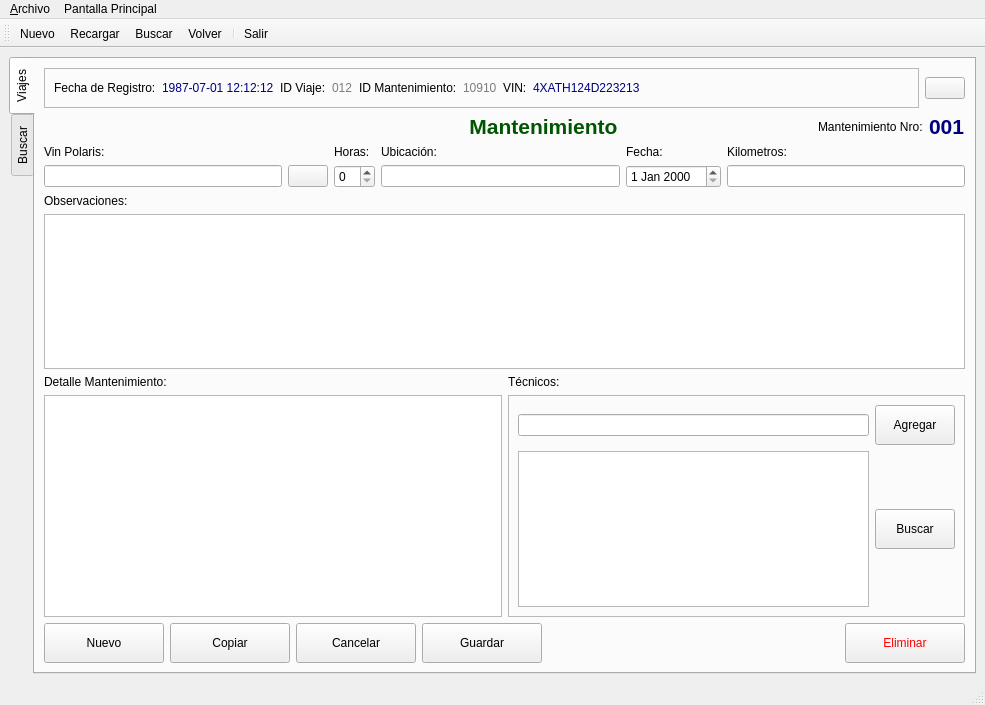
<?xml version="1.0" encoding="UTF-8"?>
<ui version="4.0">
 <class>frmViaje</class>
 <widget class="QMainWindow" name="frmViaje">
  <property name="geometry">
   <rect>
    <x>0</x>
    <y>0</y>
    <width>985</width>
    <height>705</height>
   </rect>
  </property>
  <property name="acceptDrops">
   <bool>true</bool>
  </property>
  <property name="windowTitle">
   <string>Viajes Mantenimientos</string>
  </property>
  <property name="windowIcon">
   <iconset resource="polaris.qrc">
    <normaloff>:/Icons/icons/gear.png</normaloff>:/Icons/icons/gear.png</iconset>
  </property>
  <property name="documentMode">
   <bool>false</bool>
  </property>
  <property name="tabShape">
   <enum>QTabWidget::Rounded</enum>
  </property>
  <widget class="QWidget" name="centralwidget">
   <layout class="QVBoxLayout" name="verticalLayout_3">
    <item>
     <widget class="QTabWidget" name="tabWidget">
      <property name="toolTip">
       <string notr="true"/>
      </property>
      <property name="tabPosition">
       <enum>QTabWidget::West</enum>
      </property>
      <property name="currentIndex">
       <number>0</number>
      </property>
      <property name="iconSize">
       <size>
        <width>16</width>
        <height>16</height>
       </size>
      </property>
      <property name="documentMode">
       <bool>false</bool>
      </property>
      <property name="tabsClosable">
       <bool>false</bool>
      </property>
      <property name="movable">
       <bool>true</bool>
      </property>
      <widget class="QWidget" name="tab_form">
       <attribute name="icon">
        <iconset>
         <normalon>:/Icons/icons/flag_black.png</normalon>
        </iconset>
       </attribute>
       <attribute name="title">
        <string>Viajes</string>
       </attribute>
       <layout class="QVBoxLayout" name="verticalLayout_7">
        <item>
         <layout class="QVBoxLayout" name="verticalLayout_6">
          <item>
           <layout class="QHBoxLayout" name="horizontalLayout_4">
            <item>
             <widget class="QFrame" name="frame">
              <property name="frameShape">
               <enum>QFrame::StyledPanel</enum>
              </property>
              <property name="frameShadow">
               <enum>QFrame::Raised</enum>
              </property>
              <layout class="QHBoxLayout" name="horizontalLayout_3">
               <item>
                <layout class="QHBoxLayout" name="horizontalLayout_2">
                 <item>
                  <widget class="QLabel" name="lbl_fecha_registroa">
                   <property name="text">
                    <string>Fecha de Registro:</string>
                   </property>
                  </widget>
                 </item>
                 <item>
                  <widget class="QLabel" name="lbl_fecha_registrob">
                   <property name="toolTip">
                    <string>Fecha de Registro en el sistema</string>
                   </property>
                   <property name="text">
                    <string>&lt;html&gt;&lt;head/&gt;&lt;body&gt;&lt;p&gt;&lt;span style=&quot; color:#00007f;&quot;&gt;1987-07-01 12:12:12&lt;/span&gt;&lt;/p&gt;&lt;/body&gt;&lt;/html&gt;</string>
                   </property>
                  </widget>
                 </item>
                 <item>
                  <widget class="QLabel" name="lbl_id_viajea">
                   <property name="text">
                    <string>ID Viaje:</string>
                   </property>
                  </widget>
                 </item>
                 <item>
                  <widget class="QLabel" name="lbl_id_viajeb">
                   <property name="toolTip">
                    <string>Identificador del Viaje</string>
                   </property>
                   <property name="text">
                    <string>&lt;html&gt;&lt;head/&gt;&lt;body&gt;&lt;p&gt;&lt;span style=&quot; color:#7c7c7c;&quot;&gt;012&lt;/span&gt;&lt;/p&gt;&lt;/body&gt;&lt;/html&gt;</string>
                   </property>
                  </widget>
                 </item>
                 <item>
                  <widget class="QLabel" name="lbl_id_mantenimientoa">
                   <property name="text">
                    <string>ID Mantenimiento:</string>
                   </property>
                  </widget>
                 </item>
                 <item>
                  <widget class="QLabel" name="lbl_id_mantenimientob">
                   <property name="toolTip">
                    <string>Identificador del mantenimiento</string>
                   </property>
                   <property name="text">
                    <string>&lt;html&gt;&lt;head/&gt;&lt;body&gt;&lt;p&gt;&lt;span style=&quot; color:#7c7c7c;&quot;&gt;10910&lt;/span&gt;&lt;/p&gt;&lt;/body&gt;&lt;/html&gt;</string>
                   </property>
                  </widget>
                 </item>
                 <item>
                  <widget class="QLabel" name="lbl_vina">
                   <property name="text">
                    <string>VIN:</string>
                   </property>
                  </widget>
                 </item>
                 <item>
                  <widget class="QLabel" name="lbl_vinb">
                   <property name="toolTip">
                    <string>Numero de vin del vehiculo</string>
                   </property>
                   <property name="text">
                    <string>&lt;html&gt;&lt;head/&gt;&lt;body&gt;&lt;p&gt;&lt;span style=&quot; color:#00007f;&quot;&gt;4XATH124D223213&lt;/span&gt;&lt;/p&gt;&lt;/body&gt;&lt;/html&gt;</string>
                   </property>
                  </widget>
                 </item>
                 <item>
                  <spacer name="horizontalSpacer_3">
                   <property name="orientation">
                    <enum>Qt::Horizontal</enum>
                   </property>
                   <property name="sizeHint" stdset="0">
                    <size>
                     <width>40</width>
                     <height>20</height>
                    </size>
                   </property>
                  </spacer>
                 </item>
                </layout>
               </item>
              </layout>
             </widget>
            </item>
            <item>
             <widget class="QPushButton" name="btn_home">
              <property name="toolTip">
               <string>Regreasar al Panel de Control</string>
              </property>
              <property name="text">
               <string/>
              </property>
              <property name="icon">
               <iconset>
                <normalon>:/Icons/icons/folder_home2.png</normalon>
               </iconset>
              </property>
              <property name="iconSize">
               <size>
                <width>56</width>
                <height>56</height>
               </size>
              </property>
             </widget>
            </item>
           </layout>
          </item>
          <item>
           <layout class="QHBoxLayout" name="horizontalLayout_5">
            <item>
             <widget class="QPushButton" name="btn_primero">
              <property name="toolTip">
               <string comment="Primer Registro">&lt;html&gt;&lt;head/&gt;&lt;body&gt;&lt;p&gt;Primer Registro&lt;/p&gt;&lt;/body&gt;&lt;/html&gt;</string>
              </property>
              <property name="text">
               <string/>
              </property>
              <property name="icon">
               <iconset>
                <normalon>:/Icons/icons/start.png</normalon>
               </iconset>
              </property>
              <property name="iconSize">
               <size>
                <width>32</width>
                <height>32</height>
               </size>
              </property>
              <property name="autoDefault">
               <bool>false</bool>
              </property>
              <property name="default">
               <bool>false</bool>
              </property>
              <property name="flat">
               <bool>true</bool>
              </property>
             </widget>
            </item>
            <item>
             <widget class="QPushButton" name="btn_anterior">
              <property name="toolTip">
               <string>&lt;html&gt;&lt;head/&gt;&lt;body&gt;&lt;p&gt;Registro Anterior&lt;/p&gt;&lt;/body&gt;&lt;/html&gt;</string>
              </property>
              <property name="text">
               <string/>
              </property>
              <property name="icon">
               <iconset>
                <normalon>:/Icons/icons/previous.png</normalon>
               </iconset>
              </property>
              <property name="iconSize">
               <size>
                <width>32</width>
                <height>32</height>
               </size>
              </property>
              <property name="autoDefault">
               <bool>false</bool>
              </property>
              <property name="default">
               <bool>false</bool>
              </property>
              <property name="flat">
               <bool>true</bool>
              </property>
             </widget>
            </item>
            <item>
             <widget class="QPushButton" name="btn_recargar">
              <property name="toolTip">
               <string>Recargar</string>
              </property>
              <property name="text">
               <string/>
              </property>
              <property name="icon">
               <iconset>
                <normalon>:/Icons/icons/reload.png</normalon>
               </iconset>
              </property>
              <property name="iconSize">
               <size>
                <width>40</width>
                <height>40</height>
               </size>
              </property>
              <property name="autoDefault">
               <bool>false</bool>
              </property>
              <property name="default">
               <bool>false</bool>
              </property>
              <property name="flat">
               <bool>true</bool>
              </property>
             </widget>
            </item>
            <item>
             <widget class="QPushButton" name="btn_siguiente">
              <property name="toolTip">
               <string>&lt;html&gt;&lt;head/&gt;&lt;body&gt;&lt;p&gt;Siguiente Registro&lt;/p&gt;&lt;/body&gt;&lt;/html&gt;</string>
              </property>
              <property name="text">
               <string/>
              </property>
              <property name="icon">
               <iconset>
                <normalon>:/Icons/icons/forward.png</normalon>
               </iconset>
              </property>
              <property name="iconSize">
               <size>
                <width>32</width>
                <height>32</height>
               </size>
              </property>
              <property name="autoDefault">
               <bool>false</bool>
              </property>
              <property name="default">
               <bool>false</bool>
              </property>
              <property name="flat">
               <bool>true</bool>
              </property>
             </widget>
            </item>
            <item>
             <widget class="QPushButton" name="btn_ultimo">
              <property name="toolTip">
               <string>Último Registro</string>
              </property>
              <property name="text">
               <string/>
              </property>
              <property name="icon">
               <iconset>
                <normalon>:/Icons/icons/finish.png</normalon>
               </iconset>
              </property>
              <property name="iconSize">
               <size>
                <width>32</width>
                <height>32</height>
               </size>
              </property>
              <property name="autoDefault">
               <bool>false</bool>
              </property>
              <property name="default">
               <bool>false</bool>
              </property>
              <property name="flat">
               <bool>true</bool>
              </property>
             </widget>
            </item>
            <item>
             <spacer name="horizontalSpacer_4">
              <property name="orientation">
               <enum>Qt::Horizontal</enum>
              </property>
              <property name="sizeHint" stdset="0">
               <size>
                <width>40</width>
                <height>20</height>
               </size>
              </property>
             </spacer>
            </item>
            <item>
             <widget class="QLabel" name="lbl_mantenimiento">
              <property name="toolTip">
               <string/>
              </property>
              <property name="text">
               <string>&lt;html&gt;&lt;head/&gt;&lt;body&gt;&lt;p align=&quot;center&quot;&gt;&lt;span style=&quot; font-size:16pt; font-weight:600; color:#005500;&quot;&gt;Mantenimiento&lt;/span&gt;&lt;/p&gt;&lt;/body&gt;&lt;/html&gt;</string>
              </property>
             </widget>
            </item>
            <item>
             <spacer name="horizontalSpacer_5">
              <property name="orientation">
               <enum>Qt::Horizontal</enum>
              </property>
              <property name="sizeHint" stdset="0">
               <size>
                <width>40</width>
                <height>20</height>
               </size>
              </property>
             </spacer>
            </item>
            <item>
             <widget class="QLabel" name="lbl_mantenimiento_nroa">
              <property name="text">
               <string>Mantenimiento Nro:</string>
              </property>
             </widget>
            </item>
            <item>
             <widget class="QLabel" name="lbl_mantenimiento_nrob">
              <property name="toolTip">
               <string>Numero del mantenimiento</string>
              </property>
              <property name="text">
               <string>&lt;html&gt;&lt;head/&gt;&lt;body&gt;&lt;p&gt;&lt;span style=&quot; font-size:16pt; font-weight:600; color:#00007f;&quot;&gt;001&lt;/span&gt;&lt;/p&gt;&lt;/body&gt;&lt;/html&gt;</string>
              </property>
             </widget>
            </item>
           </layout>
          </item>
          <item>
           <layout class="QGridLayout" name="gridLayout_2">
            <item row="0" column="0">
             <widget class="QLabel" name="lbl_vin_polaris">
              <property name="text">
               <string>Vin Polaris:</string>
              </property>
             </widget>
            </item>
            <item row="0" column="2">
             <widget class="QLabel" name="lbl_horas">
              <property name="text">
               <string>Horas:</string>
              </property>
              <property name="buddy">
               <cstring>cmb_horas</cstring>
              </property>
             </widget>
            </item>
            <item row="0" column="3">
             <widget class="QLabel" name="lbl_ubicacion">
              <property name="text">
               <string>Ubicación:</string>
              </property>
             </widget>
            </item>
            <item row="0" column="4">
             <widget class="QLabel" name="lbl_fecha">
              <property name="text">
               <string>Fecha:</string>
              </property>
              <property name="buddy">
               <cstring>cmb_fecha</cstring>
              </property>
             </widget>
            </item>
            <item row="0" column="5">
             <widget class="QLabel" name="lbl_kilometros">
              <property name="text">
               <string>Kilometros:</string>
              </property>
             </widget>
            </item>
            <item row="1" column="0">
             <widget class="QLineEdit" name="txt_vin_polaris">
              <property name="toolTip">
               <string>Ingresar un nuevo vin</string>
              </property>
             </widget>
            </item>
            <item row="1" column="1">
             <widget class="QPushButton" name="btn_buscar_vin">
              <property name="toolTip">
               <string>Buscar un vin de un vehiculo</string>
              </property>
              <property name="text">
               <string/>
              </property>
              <property name="icon">
               <iconset>
                <normalon>:/Icons/icons/kfind.png</normalon>
               </iconset>
              </property>
             </widget>
            </item>
            <item row="1" column="2">
             <widget class="QSpinBox" name="cmb_horas">
              <property name="maximum">
               <number>99</number>
              </property>
             </widget>
            </item>
            <item row="1" column="3">
             <widget class="QLineEdit" name="txt_ubicacion">
              <property name="toolTip">
               <string>Ingresar ubicacion</string>
              </property>
             </widget>
            </item>
            <item row="1" column="4">
             <widget class="QDateEdit" name="cmb_fecha"/>
            </item>
            <item row="1" column="5">
             <widget class="QLineEdit" name="txt_kilometros">
              <property name="toolTip">
               <string>Ingresar kilometros</string>
              </property>
             </widget>
            </item>
           </layout>
          </item>
          <item>
           <layout class="QVBoxLayout" name="verticalLayout_4">
            <item>
             <widget class="QLabel" name="lbl_observaciones">
              <property name="text">
               <string>Observaciones:</string>
              </property>
             </widget>
            </item>
            <item>
             <widget class="QPlainTextEdit" name="rtxt_observaciones">
              <property name="toolTip">
               <string>Observaciondes del vehiculo</string>
              </property>
             </widget>
            </item>
           </layout>
          </item>
          <item>
           <layout class="QGridLayout" name="gridLayout_4">
            <item row="0" column="0">
             <widget class="QLabel" name="lbl_detalle_mantenimiento">
              <property name="text">
               <string>Detalle Mantenimiento:</string>
              </property>
             </widget>
            </item>
            <item row="0" column="1">
             <widget class="QLabel" name="lbl_tecnicos">
              <property name="text">
               <string>Técnicos:</string>
              </property>
             </widget>
            </item>
            <item row="1" column="0">
             <widget class="QTableWidget" name="tbl_detalle_mantenimiento">
              <property name="toolTip">
               <string>Detallar el mantenimiento</string>
              </property>
             </widget>
            </item>
            <item row="1" column="1">
             <widget class="QFrame" name="frame_3">
              <property name="styleSheet">
               <string notr="true"/>
              </property>
              <property name="frameShape">
               <enum>QFrame::StyledPanel</enum>
              </property>
              <property name="frameShadow">
               <enum>QFrame::Raised</enum>
              </property>
              <layout class="QVBoxLayout" name="verticalLayout_5">
               <item>
                <layout class="QGridLayout" name="gridLayout_3">
                 <item row="0" column="0">
                  <widget class="QLineEdit" name="txt_tecnicos">
                   <property name="toolTip">
                    <string>Agregar tecnicos</string>
                   </property>
                   <property name="dragEnabled">
                    <bool>true</bool>
                   </property>
                  </widget>
                 </item>
                 <item row="0" column="1">
                  <widget class="QPushButton" name="btn_agregar_tecnicos">
                   <property name="minimumSize">
                    <size>
                     <width>0</width>
                     <height>40</height>
                    </size>
                   </property>
                   <property name="toolTip">
                    <string>Agregar nuevos tecnicos</string>
                   </property>
                   <property name="text">
                    <string>Agregar</string>
                   </property>
                   <property name="icon">
                    <iconset resource="polaris.qrc">
                     <normaloff>:/Icons/icons/plus.png</normaloff>:/Icons/icons/plus.png</iconset>
                   </property>
                  </widget>
                 </item>
                 <item row="1" column="0">
                  <widget class="QListView" name="lsv_tecnicos">
                   <property name="toolTip">
                    <string>Listado de tecnicos</string>
                   </property>
                  </widget>
                 </item>
                 <item row="1" column="1">
                  <widget class="QPushButton" name="btn_buscar_tecnicos">
                   <property name="minimumSize">
                    <size>
                     <width>0</width>
                     <height>40</height>
                    </size>
                   </property>
                   <property name="toolTip">
                    <string>Buscar tecnicos</string>
                   </property>
                   <property name="text">
                    <string>Buscar</string>
                   </property>
                   <property name="icon">
                    <iconset resource="polaris.qrc">
                     <normaloff>:/Icons/icons/find.png</normaloff>:/Icons/icons/find.png</iconset>
                   </property>
                  </widget>
                 </item>
                </layout>
               </item>
              </layout>
             </widget>
            </item>
           </layout>
          </item>
          <item>
           <layout class="QHBoxLayout" name="horizontalLayout_6">
            <item>
             <widget class="QPushButton" name="btn_nuevo">
              <property name="minimumSize">
               <size>
                <width>120</width>
                <height>40</height>
               </size>
              </property>
              <property name="text">
               <string>Nuevo</string>
              </property>
              <property name="icon">
               <iconset>
                <normalon>:/Icons/icons/filenew.png</normalon>
               </iconset>
              </property>
             </widget>
            </item>
            <item>
             <widget class="QPushButton" name="btn_copiar">
              <property name="minimumSize">
               <size>
                <width>120</width>
                <height>40</height>
               </size>
              </property>
              <property name="text">
               <string>Copiar</string>
              </property>
              <property name="icon">
               <iconset>
                <normaloff>:/Icons/icons/document_multiple.png</normaloff>
                <normalon>:/Icons/icons/editpaste.png</normalon>:/Icons/icons/document_multiple.png</iconset>
              </property>
             </widget>
            </item>
            <item>
             <widget class="QPushButton" name="btn_cancelar">
              <property name="minimumSize">
               <size>
                <width>120</width>
                <height>40</height>
               </size>
              </property>
              <property name="text">
               <string>Cancelar</string>
              </property>
              <property name="icon">
               <iconset>
                <normaloff>:/Icons/icons/button_cancel.png</normaloff>
                <normalon>:/Icons/icons/mail_delete.png</normalon>:/Icons/icons/button_cancel.png</iconset>
              </property>
             </widget>
            </item>
            <item>
             <widget class="QPushButton" name="btn_guardar">
              <property name="minimumSize">
               <size>
                <width>120</width>
                <height>40</height>
               </size>
              </property>
              <property name="text">
               <string>Guardar</string>
              </property>
              <property name="icon">
               <iconset resource="polaris.qrc">
                <normaloff>:/Icons/icons/filesave.png</normaloff>:/Icons/icons/filesave.png</iconset>
              </property>
             </widget>
            </item>
            <item>
             <spacer name="horizontalSpacer_6">
              <property name="orientation">
               <enum>Qt::Horizontal</enum>
              </property>
              <property name="sizeHint" stdset="0">
               <size>
                <width>40</width>
                <height>20</height>
               </size>
              </property>
             </spacer>
            </item>
            <item>
             <widget class="QPushButton" name="btn_eliminar">
              <property name="minimumSize">
               <size>
                <width>120</width>
                <height>40</height>
               </size>
              </property>
              <property name="styleSheet">
               <string notr="true">color: rgb(255, 0, 0);

</string>
              </property>
              <property name="text">
               <string>Eliminar</string>
              </property>
              <property name="icon">
               <iconset>
                <normaloff>:/Icons/icons/button_cancel.png</normaloff>
                <normalon>:/Icons/icons/user_trash.png</normalon>:/Icons/icons/button_cancel.png</iconset>
              </property>
             </widget>
            </item>
           </layout>
          </item>
         </layout>
        </item>
       </layout>
       <zorder>frame</zorder>
       <zorder>lbl_vin_polaris</zorder>
       <zorder>lbl_detalle_mantenimiento</zorder>
       <zorder>btn_guardar</zorder>
       <zorder>btn_cancelar</zorder>
       <zorder>btn_copiar</zorder>
       <zorder>btn_nuevo</zorder>
       <zorder>btn_home</zorder>
       <zorder>btn_primero</zorder>
       <zorder>btn_anterior</zorder>
       <zorder>btn_siguiente</zorder>
       <zorder>btn_ultimo</zorder>
       <zorder>btn_recargar</zorder>
       <zorder>tbl_detalle_mantenimiento</zorder>
       <zorder>txt_vin_polaris</zorder>
       <zorder>btn_buscar_vin</zorder>
       <zorder>lbl_horas</zorder>
       <zorder>cmb_horas</zorder>
       <zorder>lbl_ubicacion</zorder>
       <zorder>txt_ubicacion</zorder>
       <zorder>cmb_fecha</zorder>
       <zorder>lbl_fecha</zorder>
       <zorder>lbl_kilometros</zorder>
       <zorder>txt_kilometros</zorder>
       <zorder>rtxt_observaciones</zorder>
       <zorder>lbl_observaciones</zorder>
       <zorder>frame_3</zorder>
       <zorder>lbl_tecnicos</zorder>
       <zorder>lbl_mantenimiento_nroa</zorder>
       <zorder>lbl_mantenimiento_nrob</zorder>
       <zorder>lbl_mantenimiento</zorder>
       <zorder>btn_eliminar</zorder>
       <zorder>horizontalSpacer_4</zorder>
       <zorder>horizontalSpacer_5</zorder>
       <zorder>horizontalSpacer_6</zorder>
      </widget>
      <widget class="QWidget" name="tab_search">
       <attribute name="icon">
        <iconset>
         <normalon>:/Icons/icons/find.png</normalon>
        </iconset>
       </attribute>
       <attribute name="title">
        <string>Buscar</string>
       </attribute>
       <layout class="QVBoxLayout" name="verticalLayout_2">
        <item>
         <layout class="QVBoxLayout" name="verticalLayout">
          <item>
           <layout class="QGridLayout" name="gridLayout">
            <item row="0" column="0">
             <widget class="QLabel" name="lbl_columna">
              <property name="text">
               <string>Columna:</string>
              </property>
             </widget>
            </item>
            <item row="0" column="1">
             <widget class="QLabel" name="lbl_operador">
              <property name="text">
               <string>Operador:</string>
              </property>
             </widget>
            </item>
            <item row="0" column="2">
             <widget class="QLabel" name="lbl_criterio">
              <property name="text">
               <string>Criterio:</string>
              </property>
             </widget>
            </item>
            <item row="0" column="4" rowspan="2">
             <widget class="QPushButton" name="btn_buscar">
              <property name="toolTip">
               <string>Buscar</string>
              </property>
              <property name="text">
               <string>Buscar</string>
              </property>
              <property name="icon">
               <iconset>
                <normalon>:/Icons/icons/kfind.png</normalon>
               </iconset>
              </property>
             </widget>
            </item>
            <item row="1" column="0">
             <widget class="QComboBox" name="cmb_columna">
              <property name="toolTip">
               <string>Seleccione una columna por la que desea buscar</string>
              </property>
             </widget>
            </item>
            <item row="1" column="1">
             <widget class="QComboBox" name="cmb_operador">
              <property name="toolTip">
               <string>Operador</string>
              </property>
              <item>
               <property name="text">
                <string>Es Igual a...</string>
               </property>
              </item>
              <item>
               <property name="text">
                <string>Contiene...</string>
               </property>
              </item>
              <item>
               <property name="text">
                <string>Empieza Con...</string>
               </property>
              </item>
              <item>
               <property name="text">
                <string>Termina en...</string>
               </property>
              </item>
              <item>
               <property name="text">
                <string>No tiene...</string>
               </property>
              </item>
              <item>
               <property name="text">
                <string>Diferente de...</string>
               </property>
              </item>
             </widget>
            </item>
            <item row="1" column="2">
             <widget class="QLineEdit" name="txt_criterio">
              <property name="toolTip">
               <string>Ingrese un criterio de búsqueda basado en el operador</string>
              </property>
             </widget>
            </item>
            <item row="1" column="3">
             <spacer name="horizontalSpacer_2">
              <property name="orientation">
               <enum>Qt::Horizontal</enum>
              </property>
              <property name="sizeHint" stdset="0">
               <size>
                <width>40</width>
                <height>20</height>
               </size>
              </property>
             </spacer>
            </item>
           </layout>
          </item>
          <item>
           <widget class="QTableWidget" name="tbl_resultados">
            <property name="toolTip">
             <string>Resultados Búsqueda</string>
            </property>
           </widget>
          </item>
          <item>
           <layout class="QHBoxLayout" name="horizontalLayout">
            <item>
             <spacer name="horizontalSpacer">
              <property name="orientation">
               <enum>Qt::Horizontal</enum>
              </property>
              <property name="sizeHint" stdset="0">
               <size>
                <width>40</width>
                <height>20</height>
               </size>
              </property>
             </spacer>
            </item>
            <item>
             <widget class="QPushButton" name="btn_mostrar">
              <property name="text">
               <string>Mostrar</string>
              </property>
              <property name="icon">
               <iconset>
                <normalon>:/Icons/icons/apply.png</normalon>
               </iconset>
              </property>
             </widget>
            </item>
           </layout>
          </item>
         </layout>
        </item>
       </layout>
      </widget>
     </widget>
    </item>
   </layout>
  </widget>
  <widget class="QMenuBar" name="menubar">
   <property name="geometry">
    <rect>
     <x>0</x>
     <y>0</y>
     <width>985</width>
     <height>25</height>
    </rect>
   </property>
   <property name="nativeMenuBar">
    <bool>true</bool>
   </property>
   <widget class="QMenu" name="menuArchivo">
    <property name="title">
     <string>&amp;Archivo</string>
    </property>
    <addaction name="actionNuevo"/>
    <addaction name="actionRecargar"/>
    <addaction name="action_Buscar"/>
    <addaction name="separator"/>
    <addaction name="action_Salir"/>
    <addaction name="separator"/>
   </widget>
   <widget class="QMenu" name="menuPantalla_Principal">
    <property name="title">
     <string>Pantalla Principal</string>
    </property>
    <addaction name="action_Volver"/>
   </widget>
   <addaction name="menuArchivo"/>
   <addaction name="menuPantalla_Principal"/>
  </widget>
  <widget class="QStatusBar" name="statusbar"/>
  <widget class="QToolBar" name="toolBar">
   <property name="windowTitle">
    <string>toolBar</string>
   </property>
   <attribute name="toolBarArea">
    <enum>TopToolBarArea</enum>
   </attribute>
   <attribute name="toolBarBreak">
    <bool>false</bool>
   </attribute>
   <addaction name="actionNuevo"/>
   <addaction name="actionRecargar"/>
   <addaction name="action_Buscar"/>
   <addaction name="action_Volver"/>
   <addaction name="separator"/>
   <addaction name="action_Salir"/>
  </widget>
  <action name="actionNuevo">
   <property name="icon">
    <iconset>
     <normalon>:/Icons/icons/accessories_text_editor.png</normalon>
    </iconset>
   </property>
   <property name="text">
    <string>&amp;Nuevo</string>
   </property>
   <property name="toolTip">
    <string>Nuevo</string>
   </property>
   <property name="shortcut">
    <string>Ctrl+N</string>
   </property>
  </action>
  <action name="action_Salir">
   <property name="icon">
    <iconset>
     <normalon>:/Icons/icons/exit.png</normalon>
    </iconset>
   </property>
   <property name="text">
    <string>&amp;Salir</string>
   </property>
   <property name="toolTip">
    <string>Salir</string>
   </property>
   <property name="shortcut">
    <string>Ctrl+S</string>
   </property>
  </action>
  <action name="action_Buscar">
   <property name="icon">
    <iconset>
     <normalon>:/Icons/icons/kfind.png</normalon>
    </iconset>
   </property>
   <property name="text">
    <string>&amp;Buscar</string>
   </property>
   <property name="toolTip">
    <string>Buscar</string>
   </property>
   <property name="shortcut">
    <string>Ctrl+B</string>
   </property>
  </action>
  <action name="action_Volver">
   <property name="icon">
    <iconset>
     <normalon>:/Icons/icons/folder_home2.png</normalon>
    </iconset>
   </property>
   <property name="text">
    <string>&amp;Volver</string>
   </property>
   <property name="toolTip">
    <string>Panel de Control</string>
   </property>
   <property name="shortcut">
    <string>F10</string>
   </property>
  </action>
  <action name="actionRecargar">
   <property name="icon">
    <iconset>
     <normalon>:/Icons/icons/reload.png</normalon>
    </iconset>
   </property>
   <property name="text">
    <string>&amp;Recargar</string>
   </property>
   <property name="toolTip">
    <string>Recargar</string>
   </property>
   <property name="shortcut">
    <string>F5</string>
   </property>
  </action>
 </widget>
 <tabstops>
  <tabstop>tabWidget</tabstop>
 </tabstops>
 <resources>
  <include location="polaris.qrc"/>
 </resources>
 <connections/>
</ui>
